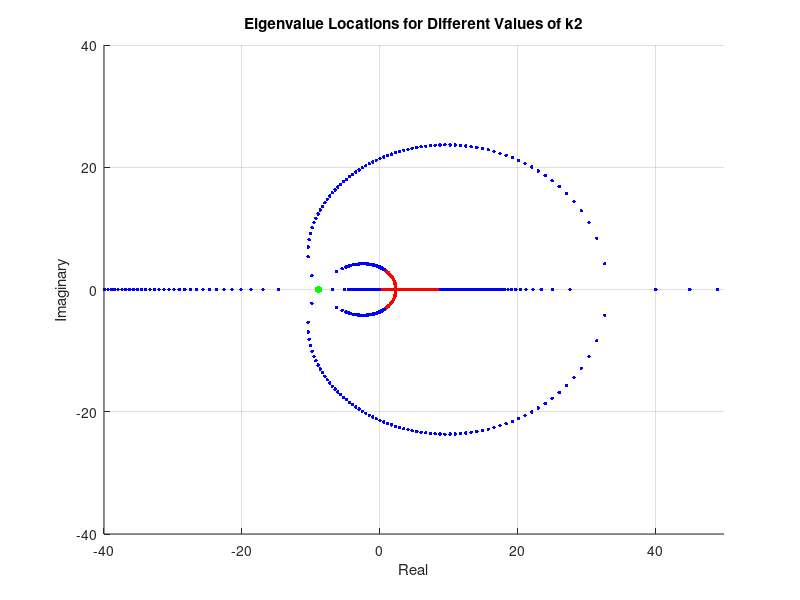

MATLAB code for this plot:
% Constants
g = 9.81;   % m/s^2
L = 0.125;  % distance from pendulum's centre of mass to pivot in m
a = 0.016;  % radius of pulley in m
m = 0.32;   % mass of pendulum in kg
M = 0.7;    % mass of carriage in kg
I = 8e-5;   % moment of inertia on motor shaft in kg m^2
km = 0.08;  % torque motor constant in Nm/A
ka = -0.50; % amplifier constant in A/V
gamma = M/m + I/(m*a^2);

% State-space matrices
omega_1 = sqrt(g/L);
omega_0 = omega_1 * sqrt(1 + 1/gamma)

Ap = [0, 1, 0, 0;
      0, 0, omega_0^2 - omega_1^2, 0;
      0, 0, 0, 1;
      0, 0, omega_0^2, 0];

B = [0; 1; 0; 1];

opamp_p = diag([10, 20, 30, -20]);  % for inverted pendulum controller

Sp = diag([-1/12.5, -1/2.23, L/3.18, -L/0.64]);

Cp = -(ka*km/(m*a*gamma)) * (Sp \ opamp_p);

% Create state-space model
sys = ss(Ap, B, Cp, 0);

% Define gain range for k2
k2_range = [-logspace(3, -5, 1000), logspace(-5, 3, 1000)];  % Adjust the range and number of gains as needed

% Set fixed values for k1, k3, and k4

k1 = - omega_1^2;
k2 = -4 * omega_1;
k3 = omega_0^2 + 7 * omega_1^2;
k4 = 8 * omega_1;

K = [k1, k2, k3, k4] / Cp;
k1 = K(1); k2 = K(2); k3 = K(3); k4 = K(4);

figure;
hold on;
for k2_iter = k2_range
    K_p = [k1, k2_iter, k3, k4];
    eig_values_p = eig(Ap - B * K_p * Cp);
    if k2_iter > 0
        plot(real(eig_values_p), imag(eig_values_p), 'b.', 'MarkerSize', 8);
    else
        plot(real(eig_values_p), imag(eig_values_p), 'r.', 'MarkerSize', 8);
    end
end

K_p = [k1, k2, k3, k4];
eig_values_p = eig(Ap - B * K_p * Cp);
plot(real(eig_values_p), imag(eig_values_p), 'g.', 'MarkerSize', 16);

xlabel('Real');
ylabel('Imaginary');
xlim([-40,50]);
ylim([-40,40])
title('Eigenvalue Locations for Different Values of k2');
grid on;
